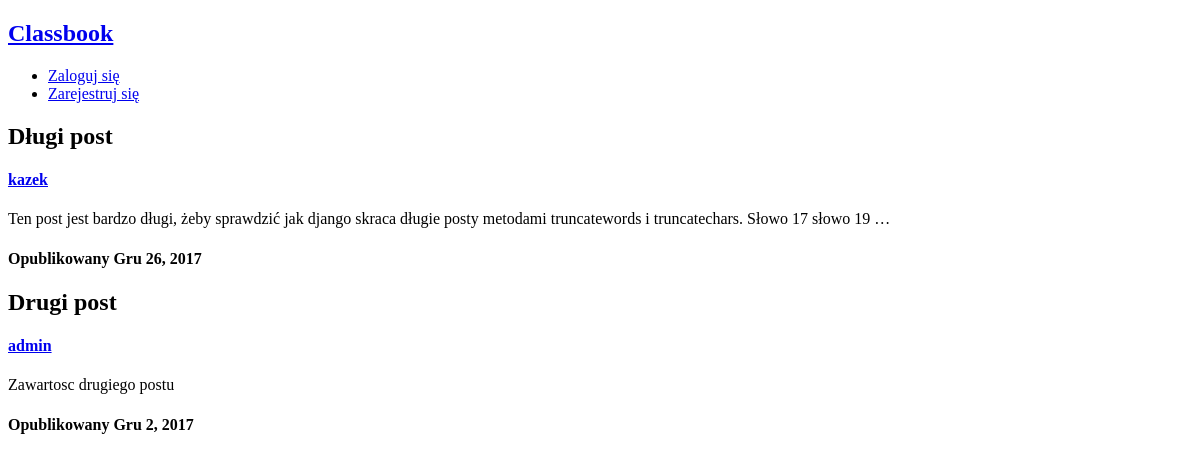
/tag/przyroda/, run on an earlier commit of the app's database.
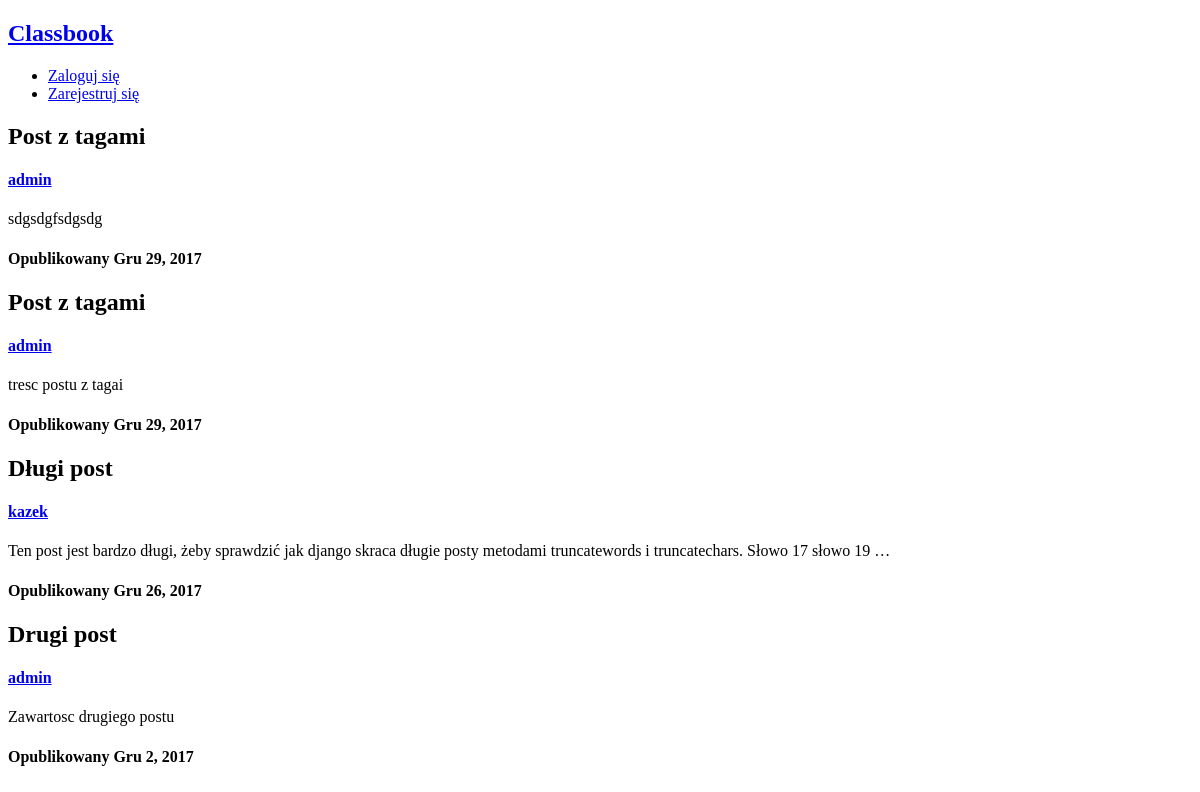
And on a later commit of the database.
### main/models.py (models this page shows, shortened)
class Post(models.Model):
	title = models.CharField(max_length=150)
	content = models.CharField(max_length=10000)
	publish_date = models.DateField(default=datetime.now) # DateTimeField(auto_now_add=True)
	user = models.ForeignKey(User, on_delete=models.CASCADE)
	tags = models.ManyToManyField(Tag)
	comments = models.ManyToManyField(Comment)
	class Meta:
		ordering = ['-publish_date', 'title']

### main/views.py (the view)
# urls.py: url(r'^tag/(?P<name>\w+)/$', views.tag_view, name="tag_view"),
def tag_view(request, name):
	posts = Post.objects.filter(tags__name=name)
	context = {
		"name": name,
		"posts": posts
	}
	return render(request, 'search/tag_view.html', context)

### main/templates/search/tag_view.html (shortened to what this page needs)
<!DOCTYPE html>
<html>
<head>
	{% load humanize %}
</head>
<body>
	<div id="navbar">
		<a href = "{% url 'index' %}"><h2>Classbook</h2></a>
		<div id="menu">
			<ul>
				{% if not user.is_authenticated %}
					<li><a href="{% url 'login' %}">Zaloguj się</a></li>
					<li><a href="{% url 'signup' %}">Zarejestruj się</a></li>
				{% else %}
					<li><a href="{% url 'logout' %}">Wyloguj się</a></li>
				{% endif %}
			</ul>
		</div>
	</div>
	<div id="posts">
		{% for post in posts %}
			<div class="post">
				<h2> {{ post.title }} </h2>
				<a href="{% url 'user_view' post.user.username %}"><h4> {{ post.user.username }} </h4></a>
				<p> {{ post.content|truncatewords:20 }} </p>
				<h4> Opublikowany {{ post.publish_date|naturalday }} </h4>
			</div>
		{% endfor %}
	</div>
</body>
</html>

What changed in the data, as far as the page shows it:
added Post: title "Post z tagami", user.username "admin", content "sdgsdgfsdgsdg", publish_date "Gru 29, 2017"
added Post: title "Post z tagami", user.username "admin", content "tresc postu z tagai", publish_date "Gru 29, 2017"
